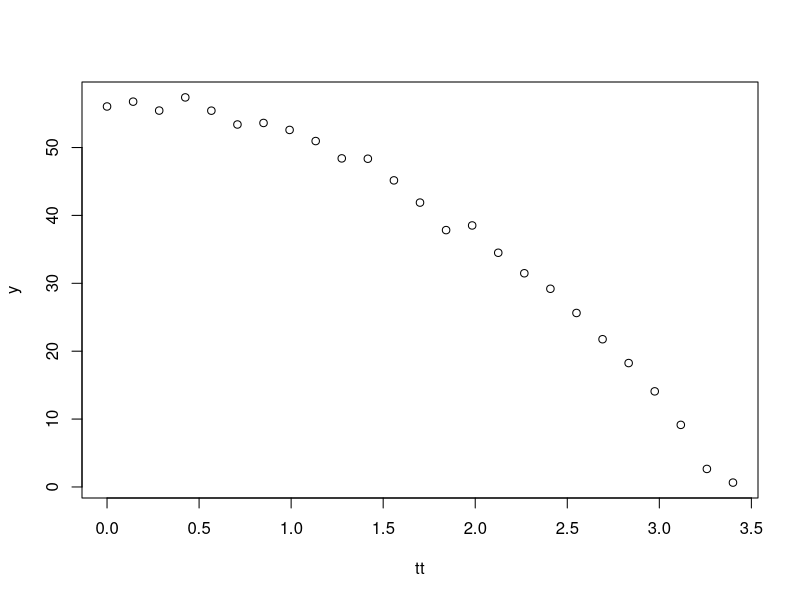
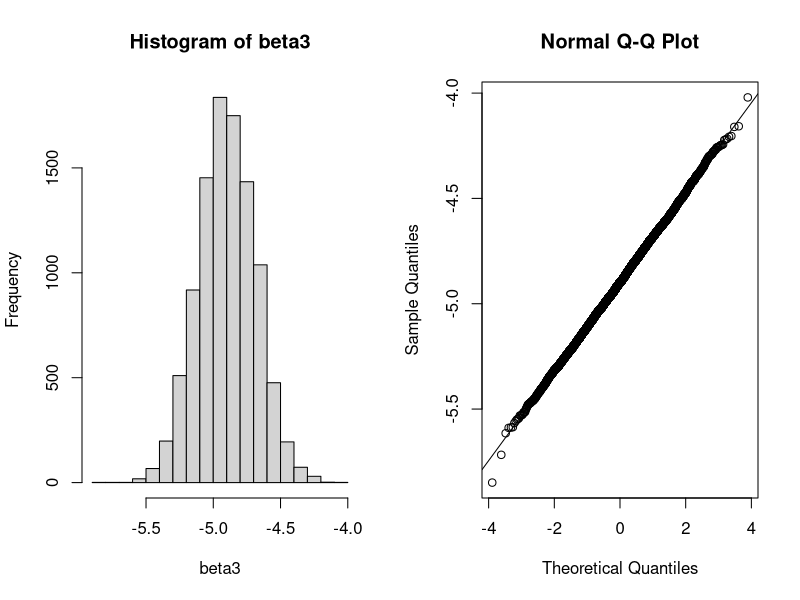

Write the R code that produced these figures, in order.
## ---- chunk 1
knitr::opts_chunk$set(echo = TRUE)
## ---- chunk 2
h0 <- 56.67
g <- 9.8
n <- 25
tt <- seq(0,3.4,len=n)
set.seed(1)
y <- h0-0.5*g*tt^2+rnorm(n,mean=0,sd=1)
plot(tt,y)
## ---- chunk 3
X <- model.matrix(~tt+I(tt^2))
head(X)
beta <- solve(crossprod(X)) %*% t(X) %*% y
beta
## ---- chunk 4
find_beta3 <- function(){
        y <- h0-0.5*g*tt^2+rnorm(n,mean=0,sd=1)
        beta <- solve(crossprod(X)) %*% t(X) %*% y
        return(beta[3])
}
set.seed(1)
beta3 <- replicate(10000,find_beta3())
head(beta3)
par(mfrow=c(1,2))
hist(beta3,breaks=20)
qqnorm(beta3)
qqline(beta3)
mean(beta3)
sd(beta3)
## ---- chunk 5
Y <- replicate(5,h0-0.5*g*tt^2+rnorm(n,mean=0,sd=1))
head(Y)
cov(Y)
## ---- chunk 6
beta <- matrix(c(56.67,0,-4.9))
cov(Y-as.numeric(X%*%beta))
## ---- chunk 7
beta <- solve(crossprod(X)) %*% t(X) %*% y
r <-y-X%*%beta
sigma_hat2 <- sum(r^2)/(25-3)
sigma_hat2
## ---- chunk 8
var_beta <- sigma_hat2*solve(crossprod(X))
var_beta
## ---- chunk 9
sqrt(var_beta[3,3])
## ---- chunk 10
summary(lm(y~X))
## ---- chunk 11
sqrt(sigma_hat2)
## ---- chunk 12
tval <- summary(lm(y~X))$coef[2,1]/summary(lm(y~X))$coef[2,2]
tval
pval <- 2*pt(-abs(tval),df=25-3)
pval
